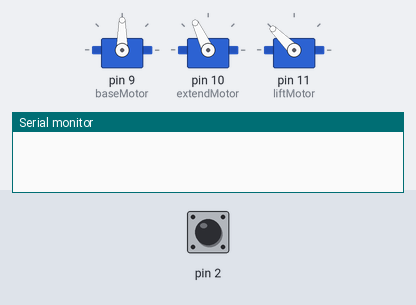
The sketch below on a simulated Arduino Uno, built with avr-gcc and run on an emulated ATmega328P. On the bench: 3 × servo, the last lines printed to the serial monitor. The inputs (shaded band) are chosen by the test bench; at power-on: pin 2 HIGH. At 16.4 s the program stops and its outputs stay as they are.

Above: at 0.1 s.
At 16.3 s:
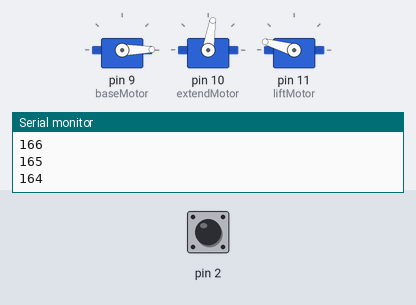
16.4 s: pin 2 pulled LOW for 0.15 s
At 16.7 s:
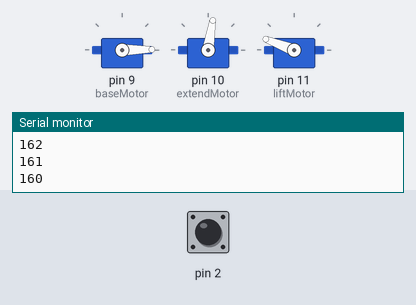
Timing chart, 0 to 17.9 s (numbered marks = the images above; inputs shaded):
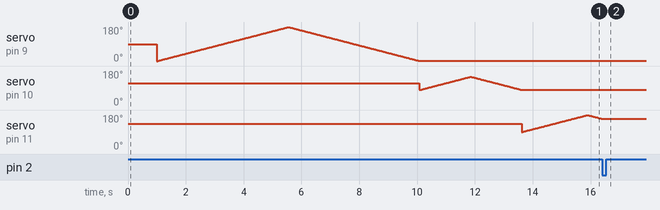

The sketch:

S2E10-home-emergencystop.ino
```cpp
#include <Servo.h>

/*
Challenge #1: Add home position function
Challenge #2: Add emergency stop so that it stops right away
Challenge #3: Add emergency stop so that it stops right away, and then starts again in 3 seconds
*/

Servo baseMotor;
Servo extendMotor;
Servo liftMotor;

//- soft limits for motors
int baseMotorMin = 0;
int baseMotorMax = 180;
int baseMotorMid = ((baseMotorMax - baseMotorMin) / 2) + baseMotorMin;

int extendMotorMax = 150;
int extendMotorMin = 80;
int extendMotorMid = ((extendMotorMax - extendMotorMin) / 2) + extendMotorMin;

int liftMotorMax = 180;
int liftMotorMin = 90;
int liftMotorMid = ((liftMotorMax - liftMotorMin) / 2) + liftMotorMin;

//- speed
int speed = 25;


void setup() {
  baseMotor.attach(9);
  extendMotor.attach(10);
  liftMotor.attach(11);
  pinMode(2,INPUT_PULLUP);

  Serial.begin(9600);
}

void routine() {
  baseMotor.write(baseMotorMin);
  delay(1000);
  baseMotor.write(baseMotorMax);
  delay(1000);
  baseMotor.write(baseMotorMid);
  delay(1000);

  extendMotor.write(extendMotorMin);
  delay(1000);
  extendMotor.write(extendMotorMax);
  delay(1000);

  liftMotor.write(liftMotorMin);
  delay(1000);
  liftMotor.write(liftMotorMax);
  delay(1000);
}

void slowRoutine() {

  baseMotor.write(baseMotorMin);
  checkEmergencyStop();

  //- moves base motor CCW
  for (int i = baseMotorMin; i<baseMotorMax; i++) {
    baseMotor.write(i);
    checkEmergencyStop();
    Serial.println(i);
    delay(speed);
  }

  //- moves base motor CW
  for (int i = baseMotorMax; i>baseMotorMin; i--) {
    baseMotor.write(i);
    checkEmergencyStop();
    Serial.println(i);
    delay(speed);
  }

  //- extend motor code
  extendMotor.write(extendMotorMin);
  checkEmergencyStop();

  //- moves extend motor out
  for (int i = extendMotorMin; i<extendMotorMax; i++) {
    extendMotor.write(i);
    checkEmergencyStop();
    Serial.println(i);
    delay(speed);
  }

  //- moves extend motor in
  for (int i = extendMotorMax; i>extendMotorMin; i--) {
    extendMotor.write(i);
    checkEmergencyStop();
    Serial.println(i);
    delay(speed);
  }


  //- lift motor code
  liftMotor.write(liftMotorMin);
  checkEmergencyStop();

  //- moves lift motor out
  for (int i = liftMotorMin; i<liftMotorMax; i++) {
    liftMotor.write(i);
    checkEmergencyStop();
    Serial.println(i);
    delay(speed);
  }

  //- moves lift motor in
  for (int i = liftMotorMax; i>liftMotorMin; i--) {
    liftMotor.write(i);
    checkEmergencyStop();
    Serial.println(i);
    delay(speed);
  }


}

void homePosition() {
  baseMotor.write(baseMotorMid);
  extendMotor.write(extendMotorMid);
  liftMotor.write(liftMotorMid);
  checkEmergencyStop();
}

void checkEmergencyStop() {
  if (digitalRead(2)==LOW) {
    while (true) {
      //- do nothing
    }
  }
}

void loop() {

  homePosition();

  delay(1000);

  slowRoutine();

}
```

Measured:
- after the input at 16.4 s, servo on pin 11 (liftMotor): goes on until 16.4 s, then stays 159°
